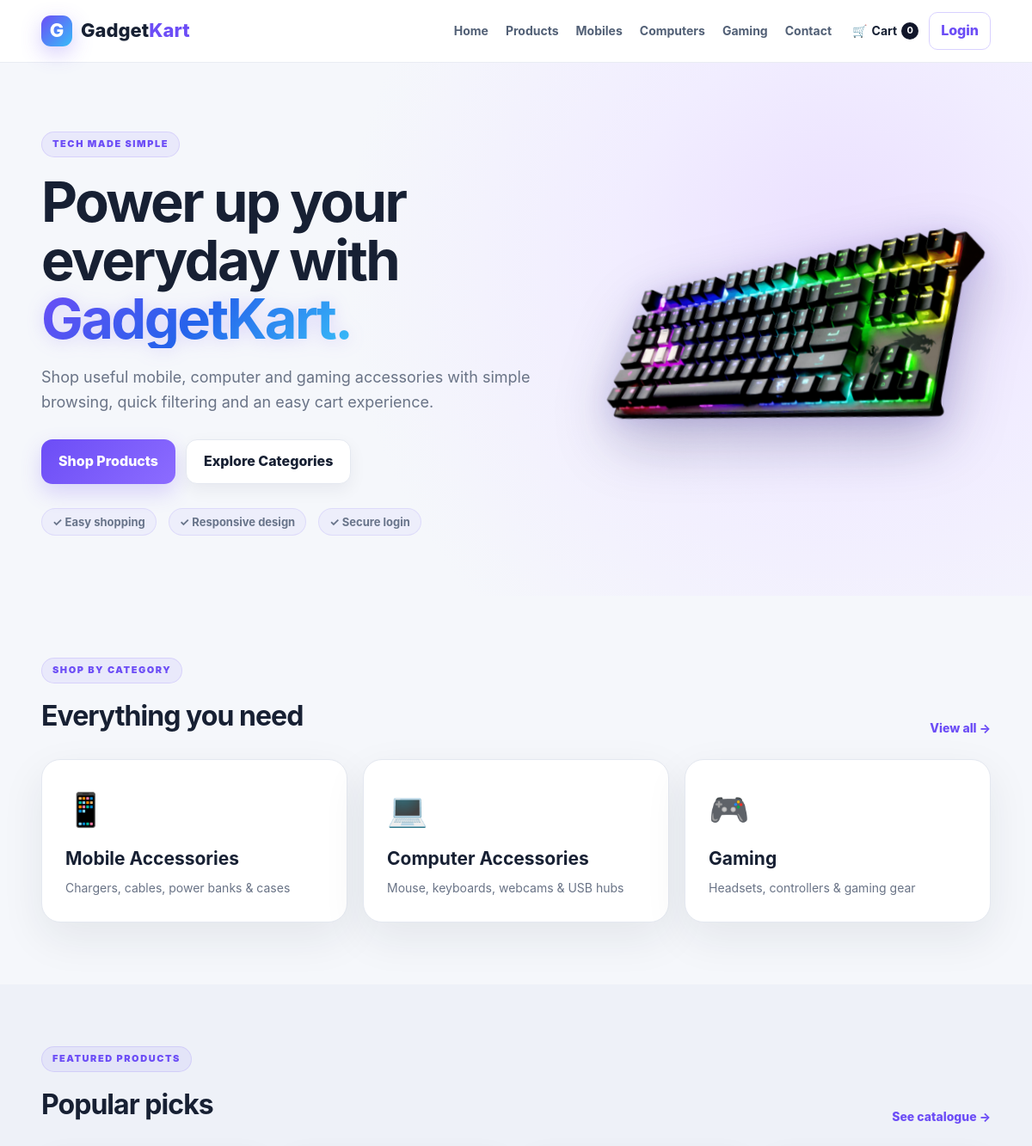
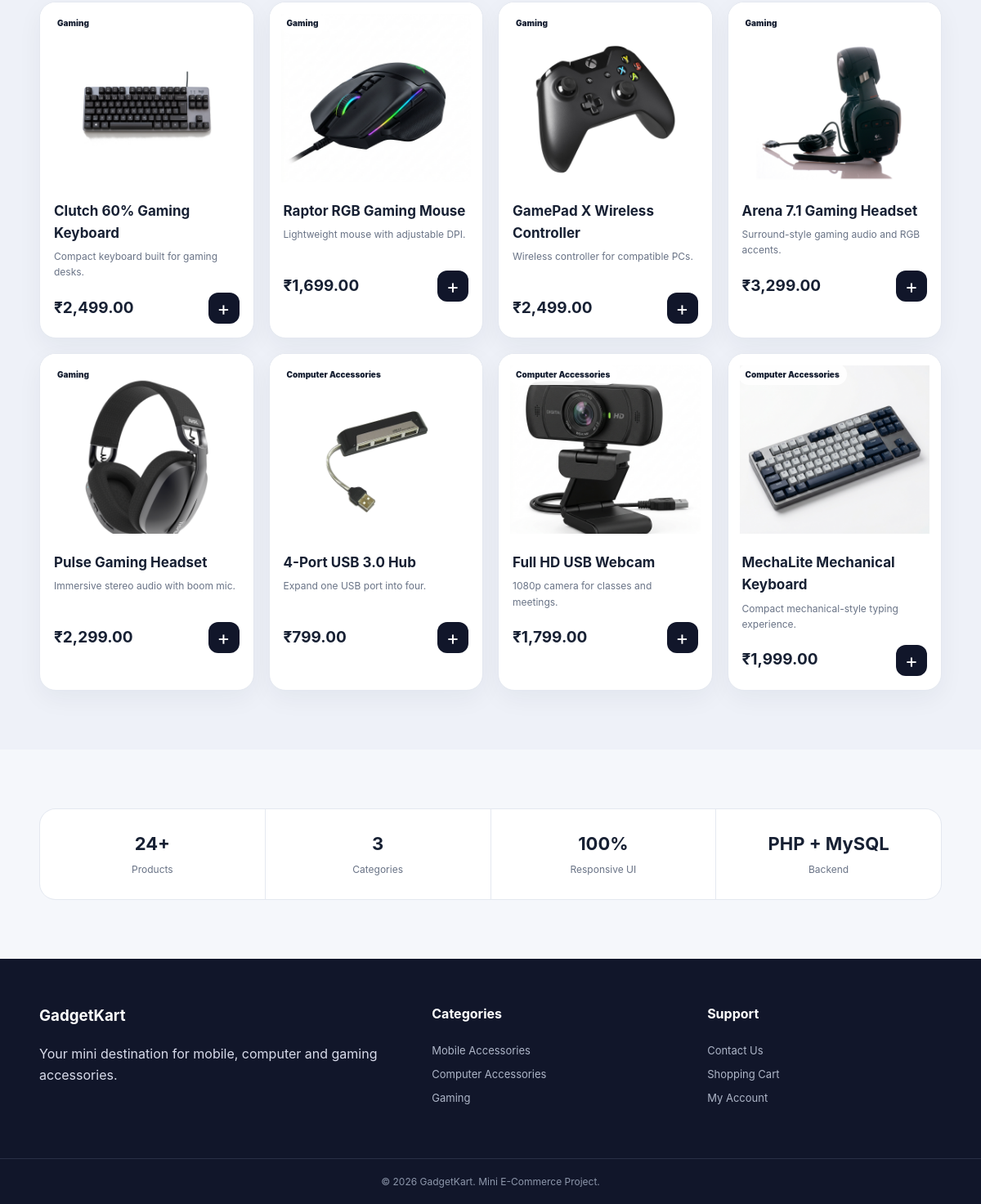
The page / on the database its author committed (2 pictures, top to bottom).
### tables this page shows
CREATE TABLE products (
  id INT AUTO_INCREMENT PRIMARY KEY,
  name VARCHAR(150) NOT NULL,
  category VARCHAR(80) NOT NULL,
  subcategory VARCHAR(80) NOT NULL,
  price DECIMAL(10,2) NOT NULL,
  stock INT NOT NULL DEFAULT 0,
  image VARCHAR(255) NOT NULL,
  short_description VARCHAR(255) NOT NULL,
  description TEXT NOT NULL,
  is_featured TINYINT(1) NOT NULL DEFAULT 0,
  is_active TINYINT(1) NOT NULL DEFAULT 1,
  created_at TIMESTAMP DEFAULT CURRENT_TIMESTAMP
);

### includes/functions.php (called while the page is built, shortened)
<?php
function e($value) {
    return htmlspecialchars((string)$value, ENT_QUOTES, 'UTF-8');
}
function is_logged_in() {
    return isset($_SESSION['user_id']);
}
function cart_count() {
    $count = 0;
    return $count;
}

### index.php (the view, shortened to what this page needs)
<?php
$basePath  = '';
require_once 'includes/functions.php';
$featured = $conn->query(
    "SELECT * FROM products WHERE is_featured = 1 AND is_active = 1 ORDER BY id DESC LIMIT 8"
);
require 'includes/header.php';
?>
<section class="hero" id="heroSection">
    <div class="container hero-grid">
        <div class="hero-copy">
            <span class="eyebrow fade-in-down">TECH MADE SIMPLE</span>
            <h1 class="fade-in-up delay-1">Power up your everyday with <span>GadgetKart.</span></h1>
            <p class="fade-in-up delay-2">
                Shop useful mobile, computer and gaming accessories with simple browsing, quick filtering and an easy cart experience.
            </p>
            <div class="hero-cta fade-in-up delay-3">
                <a class="btn" href="products.php">Shop Products</a>
                <a class="btn btn-light" href="#categories">Explore Categories</a>
            </div>
            <div class="trust-row fade-in-up delay-4">
                <span>✓ Easy shopping</span>
                <span>✓ Responsive design</span>
                <span>✓ Secure login</span>
            </div>
        </div>
        <div class="hero-image-wrap" id="heroImageWrap">
            <img
                src="assets/images/hero-keyboard.png"
                alt="Gaming Keyboard"
                class="hero-keyboard-img idle-float"
                id="heroKeyboardImg"
            >
        </div>
    </div>
</section>
<section class="section" id="categories">
    <div class="container">
        <div class="section-head">
            <div>
                <span class="eyebrow">SHOP BY CATEGORY</span>
                <h2>Everything you need</h2>
            </div>
            <a href="products.php">View all &rarr;</a>
        </div>
        <div class="category-grid">
            <a class="category-card mobile" href="products.php?category=Mobile%20Accessories">
                <span>📱</span>
                <h3>Mobile Accessories</h3>
                <p>Chargers, cables, power banks &amp; cases</p>
            </a>
            <a class="category-card computer" href="products.php?category=Computer%20Accessories">
                <span>💻</span>
                <h3>Computer Accessories</h3>
                <p>Mouse, keyboards, webcams &amp; USB hubs</p>
            </a>
            <a class="category-card gaming" href="products.php?category=Gaming">
                <span>🎮</span>
                <h3>Gaming</h3>
                <p>Headsets, controllers &amp; gaming gear</p>
            </a>
        </div>
    </div>
</section>
<section class="section soft">
    <div class="container">
        <div class="section-head">
            <div>
                <span class="eyebrow">FEATURED PRODUCTS</span>
                <h2>Popular picks</h2>
            </div>
            <a href="products.php">See catalogue &rarr;</a>
        </div>
        <div class="product-grid">
            <?php while ($p = $featured->fetch_assoc()): ?>
                <article class="product-card">
                    <a href="product.php?id=<?= (int)$p['id'] ?>" class="product-image">
                        <img src="assets/images/<?= e($p['image']) ?>" alt="<?= e($p['name']) ?>">
                        <span><?= e($p['category']) ?></span>
                    </a>
                    <div class="product-body">
                        <h3>
                            <a href="product.php?id=<?= (int)$p['id'] ?>"><?= e($p['name']) ?></a>
                        </h3>
                        <p><?= e($p['short_description']) ?></p>
                        <div class="price-row">
                            <strong>₹<?= number_format($p['price'], 2) ?></strong>
                            <form method="post" action="cart.php">
                                <button class="icon-btn" title="Add to cart" type="submit">+</button>
                            </form>
                        </div>
                    </div>
                </article>
            <?php endwhile; ?>
        </div>
    </div>
</section>
<section class="section">
    <div class="container stats-band">
        <div>
            <strong>24+</strong>
            <span>Products</span>
        </div>
        <div>
            <strong>3</strong>
            <span>Categories</span>
        </div>
        <div>
            <strong>100%</strong>
            <span>Responsive UI</span>
        </div>
        <div>
            <strong>PHP + MySQL</strong>
            <span>Backend</span>
        </div>
    </div>
</section>
<?php require 'includes/footer.php'; ?>

### includes/header.php (shortened to what this page needs)
<?php
require_once __DIR__ . '/functions.php';
?>
<!DOCTYPE html>
<html lang="en">
<head>
    <link rel="stylesheet" href="<?= e($basePath ?? '') ?>assets/css/style.css?v=<?= @filemtime(__DIR__ . '/../assets/css/style.css') ?>">
</head>
<body>
    <header class="site-header">
        <div class="container nav-wrap">
            <a class="brand" href="<?= e($basePath ?? '') ?>index.php">
                <span class="brand-mark">G</span>
                <span>Gadget<span class="brand-accent">Kart</span></span>
            </a>
            <nav class="main-nav" id="mainNav">
                <a href="<?= e($basePath ?? '') ?>index.php">Home</a>
                <a href="<?= e($basePath ?? '') ?>products.php">Products</a>
                <a href="<?= e($basePath ?? '') ?>products.php?category=Mobile%20Accessories">Mobiles</a>
                <a href="<?= e($basePath ?? '') ?>products.php?category=Computer%20Accessories">Computers</a>
                <a href="<?= e($basePath ?? '') ?>products.php?category=Gaming">Gaming</a>
                <a href="<?= e($basePath ?? '') ?>contact.php">Contact</a>
            </nav>
            <div class="nav-actions">
                <a class="cart-link" href="<?= e($basePath ?? '') ?>cart.php">
                    🛒 <span>Cart</span>
                    <b class="cart-badge"><?= cart_count() ?></b>
                </a>
                <?php if (is_logged_in()): ?>
                    <div class="user-menu">
                        <span>Hi, <?= e(current_user()['name']) ?></span>
                        <a href="<?= e($basePath ?? '') ?>logout.php">Logout</a>
                    </div>
                    <?php if (!empty($_SESSION['is_admin'])): ?>
                        <a class="admin-link" href="<?= e($basePath ?? '') ?>admin/dashboard.php">Admin</a>
                    <?php endif; ?>
                <?php else: ?>
                    <a class="btn btn-small btn-outline" href="<?= e($basePath ?? '') ?>login.php">Login</a>
                <?php endif; ?>
            </div>
        </div>
    </header>
    <main>

### includes/footer.php (shortened to what this page needs)
    </main>
    <footer class="site-footer">
        <div class="container footer-grid">
            <div>
                <h3>GadgetKart</h3>
                <p>Your mini destination for mobile, computer and gaming accessories.</p>
            </div>
            <div>
                <h4>Categories</h4>
                <a href="<?= e($basePath ?? '') ?>products.php?category=Mobile%20Accessories">Mobile Accessories</a>
                <a href="<?= e($basePath ?? '') ?>products.php?category=Computer%20Accessories">Computer Accessories</a>
                <a href="<?= e($basePath ?? '') ?>products.php?category=Gaming">Gaming</a>
            </div>
            <div>
                <h4>Support</h4>
                <a href="<?= e($basePath ?? '') ?>contact.php">Contact Us</a>
                <a href="<?= e($basePath ?? '') ?>cart.php">Shopping Cart</a>
                <a href="<?= e($basePath ?? '') ?>login.php">My Account</a>
            </div>
        </div>
        <div class="footer-bottom">
            &copy; <?= date('Y') ?> GadgetKart. Mini E-Commerce Project.
        </div>
    </footer>
</body>
</html>

### rows shown on the page
products: image (picture), category "Gaming", name "Clutch 60% Gaming Keyboard", short_description "Compact keyboard built for gaming desks.", price "2,499.00"
products: image (picture), category "Gaming", name "Raptor RGB Gaming Mouse", short_description "Lightweight mouse with adjustable DPI.", price "1,699.00"
products: image (picture), category "Gaming", name "GamePad X Wireless Controller", short_description "Wireless controller for compatible PCs.", price "2,499.00"
products: image (picture), category "Gaming", name "Arena 7.1 Gaming Headset", short_description "Surround-style gaming audio and RGB accents.", price "3,299.00"
products: image (picture), category "Gaming", name "Pulse Gaming Headset", short_description "Immersive stereo audio with boom mic.", price "2,299.00"
products: image (picture), category "Computer Accessories", name "4-Port USB 3.0 Hub", short_description "Expand one USB port into four.", price "799.00"
products: image (picture), category "Computer Accessories", name "Full HD USB Webcam", short_description "1080p camera for classes and meetings.", price "1,799.00"
products: image (picture), category "Computer Accessories", name "MechaLite Mechanical Keyboard", short_description "Compact mechanical-style typing experience.", price "1,999.00"

### other values the page prints
cart_count() "0"
